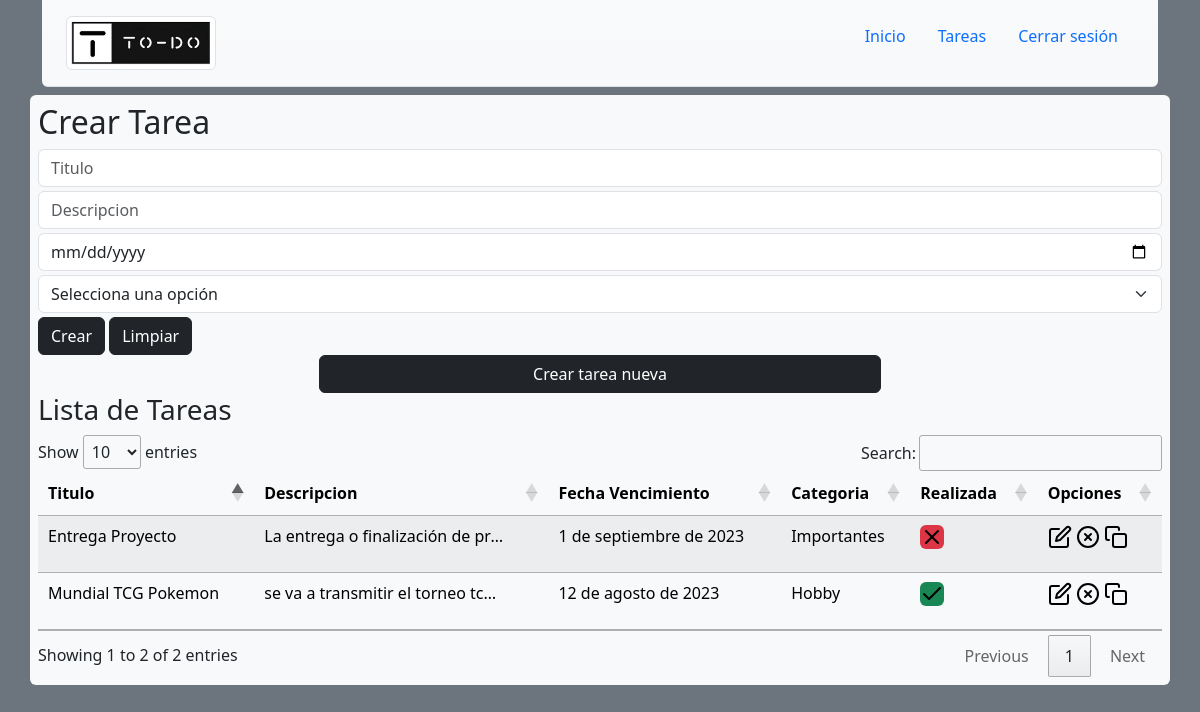
Screenshot of /tareas (signed in) with the database file from the repository.
### core/models.py (models this page shows, shortened)
class Tarea(models.Model):
    titulo = models.CharField(max_length=30)
    descripcion = models.TextField()
    dt_vencimiento = models.DateField()
    categoria = models.ForeignKey(CategoriaTarea, on_delete=models.CASCADE)
    realizada = models.BooleanField(default=False)

class CategoriaTarea(models.Model):
    nameCat = models.CharField(max_length=50)
    class Meta:
        ordering = ["id"]
    def __str__(self):
        texto = "{0}"
        return texto.format(self.nameCat)

### core/views.py (the view)
# urls.py: path("tareas", views.tareas, name="tareas"),
@login_required
def tareas(request):
    tareas = Tarea.objects.all()
    categoria = CategoriaTarea.objects.all()
    return render(request, "tareas.html", {"tareas": tareas, "categorias": categoria})

### core/templates/tareas.html (shortened to what this page needs)
{% extends 'base.html' %}
{% load static %}
{% block tittle %}
<link rel="stylesheet" href="https://cdn.datatables.net/1.13.6/css/jquery.dataTables.min.css">
{% endblock tittle %}
{% block content %}
<div>
    <h2>Crear Tarea</h2>
    <form action="" method="POST">
        <div class="form-group">
            <input type="text" id="txtTitulo" name="txtTitulo" class="form-control" placeholder="Titulo" minlength="3" maxlength="30" required>
        </div>
        <div class="form-group pt-1">
            <input type="text" id="txtDescripcion" name="txtDescripcion" class="form-control" placeholder="Descripcion" minlength="3" maxlength="150" required>
        </div>
        <div class="form-group pt-1">
            <input type="date" id="dtVencimiento" name="dtVencimiento" class="form-control" placeholder="Fecha de Vencimiento" min="2017-04-01" max="2999-12-31" required>
        </div>
        <div class="form-group pt-1">
            <select class="form-select" name="Categoria" id="Categoria">
                <option selected>Selecciona una opción</option>
            </select>
        </div>
        <div class="form-group pt-1">
            <button type="submit" class="btn btn-dark">Crear</button>
            <button type="reset" class="btn btn-dark">Limpiar</button>
        </div>
    </form>
</div>
<div class="d-grid gap-2 col-6 mx-auto">
    <a href="{% url 'formTareas' %}" class="btn btn-dark">Crear tarea nueva</a>
</div>
<h3>Lista de Tareas</h3>
<table id="tareaTabla" class="table table-light table-striped" style="width:100%">
    <thead>
      <tr>
        <th scope="col">Titulo</th>
        <th scope="col">Descripcion</th>
        <th scope="col">Fecha Vencimiento</th>
        <th scope="col">Categoria</th>
        <th scope="col">Realizada</th>
        <th scope="col">Opciones</th>
      </tr>
    </thead>
    <tbody>
    {% for t in tareas %}
        <tr>
            <td>{{t.titulo}}</td>
            <td><p class="text-truncate" style="width: 15rem">{{t.descripcion}}</p></td>
            <td>{{t.dt_vencimiento}}</td>
            <td>{{t.categoria}}</td>
            <td>
                {% if t.realizada == True %}
                <img src="{% static 'core/svg/check.svg' %}" class="bg-success rounded" alt="Listo">
                {% else %}
                <img src="{% static 'core/svg/x.svg' %}" class="bg-danger rounded" alt="No Listo">
                {% endif %}
            </td>
            <td>
                <a href="#"><img src="{% static 'core/svg/edit.svg' %}" alt="Listo"></a>
                <a href="#"><img src="{% static 'core/svg/x-circle.svg' %}" alt="Listo"></a>
                <a href="#"><img src="{% static 'core/svg/copy.svg' %}" alt="Listo"></a>
            </td>
        </tr>
    {% endfor %}
  </table>
{% endblock content %}

### core/templates/base.html (shortened to what this page needs)
{% load static %}
<!DOCTYPE html>
<html lang="es">
<head>
    <link href="https://cdn.jsdelivr.net/npm/bootstrap@5.3.1/dist/css/bootstrap.min.css" rel="stylesheet">
    {% block tittle %}
    {% endblock %}
  </head>
<body class="bg-secondary">
    <div class="container">
        <header class="d-flex flex-wrap justify-content-center py-3 mb-2 border-bottom navbar-light bg-light bg-gradient p-4 rounded-bottom">
          <a href="/" class="d-flex align-items-center mb-3 mb-md-0 me-md-auto text-dark text-decoration-none">
            <span class="fs-4"><img src="{% static 'core/logo.png' %}" class="rounded img-fluid img-thumbnail" style="width: 150px" alt="logo"></span>
          </a>
          <ul class="nav nav-pills ">
            <li class="nav-item"><a href="/" class="nav-link">Inicio</a></li>
            {% if request.user.is_authenticated %}
            <li class="nav-item"><a href="/tareas" class="nav-link">Tareas</a></li>
            <li class="nav-item"><a href="{% url 'logout_view' %}" class="nav-link">Cerrar sesión</a></li>
            {% else %}
            <li class="nav-item"><a href="/admin" class="nav-link">Iniciar sesión</a></li>
            {% endif %}
          </ul>
        </header>
      </div>
    <div class="container bg-light rounded p-2 mb-3">
        {% block content %}
        {% endblock %}
    </div>
</body>
</html>

### rows the page displays
Tarea: titulo "Entrega Proyecto", descripcion "La entrega o finalización de pr…", dt_vencimiento "1 de septiembre de 2023", categoria "Importantes", realizada False (drawn)
Tarea: titulo "Mundial TCG Pokemon", descripcion "se va a transmitir el torneo tc…", dt_vencimiento "12 de agosto de 2023", categoria "Hobby", realizada True (drawn)
